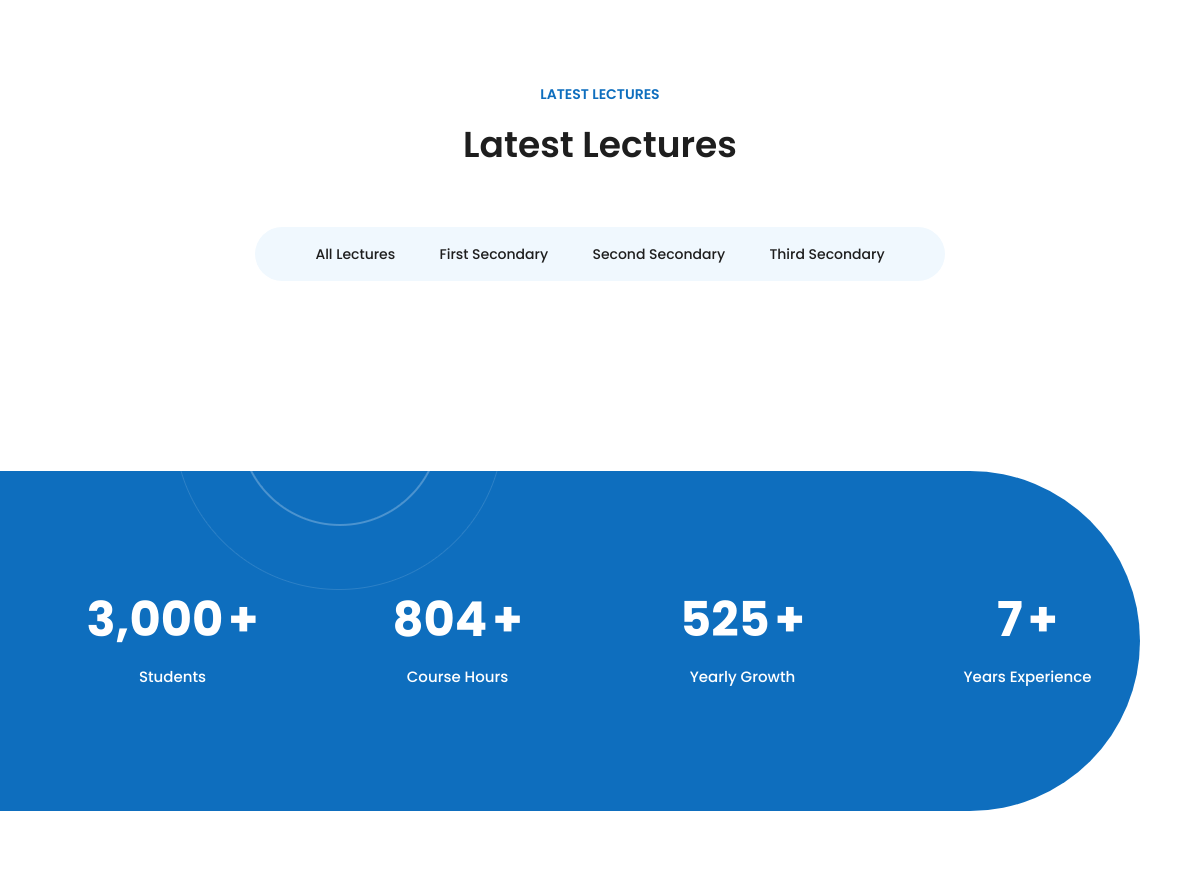
The app's page /en/ (middle part), older data.
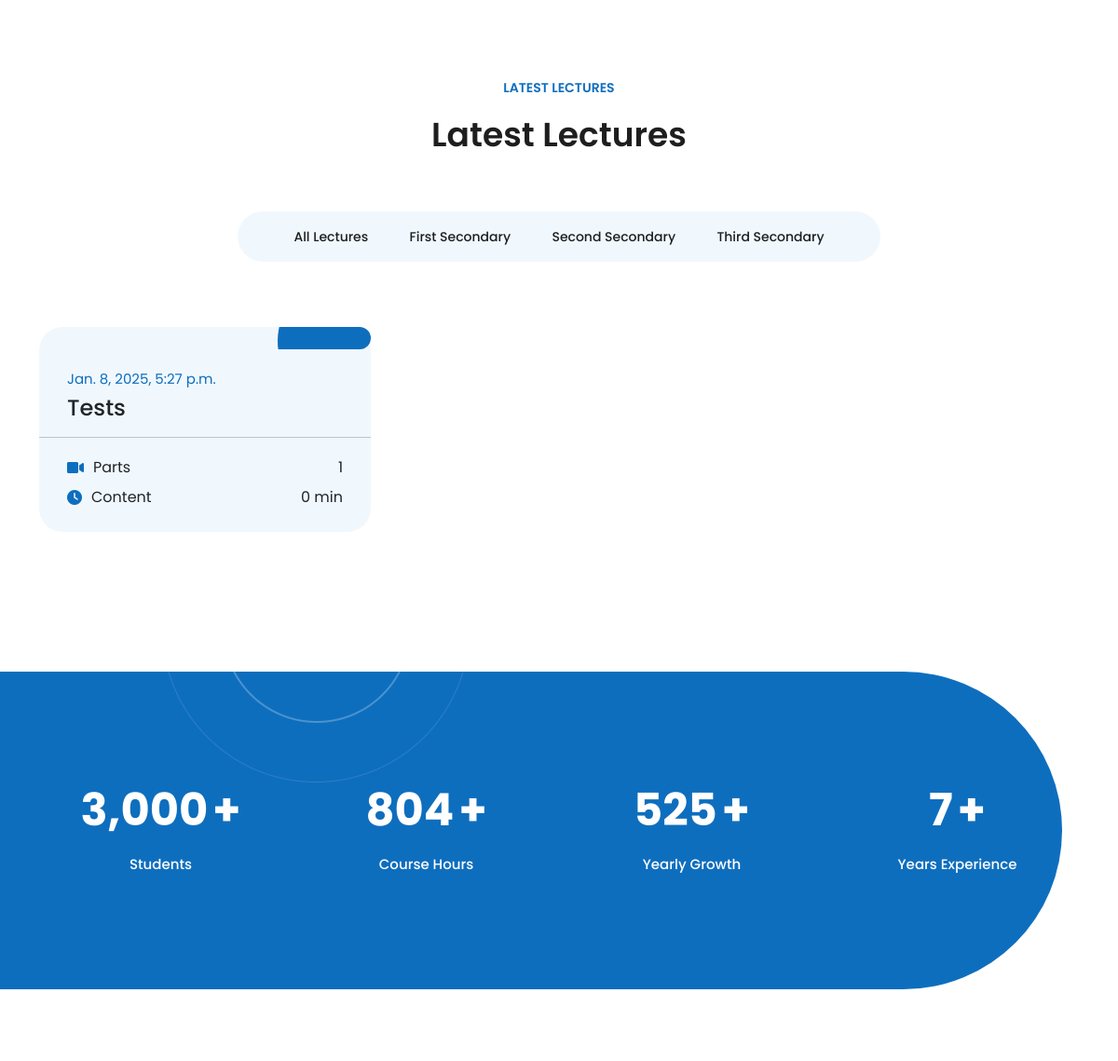
The same page, newer data.
### main/models.py (models this page shows, shortened)
class Lecture(models.Model):
    id = models.UUIDField(primary_key=True, default=uuid.uuid4)
    user = models.ForeignKey(User, on_delete=models.CASCADE , blank=True , null=True)
    user_name = models.CharField(max_length=100 , blank=True)
    title = models.CharField(blank=True , max_length=100)
    caption = models.TextField(blank=True)
    image = models.ImageField(upload_to='lecture_images' , default='blank-lecture.jpeg')
    price = models.IntegerField(default=0)
    code = models.CharField(blank=True , max_length=100 ,  null=True)
    visible = models.BooleanField(default=True)
    parts_number = models.IntegerField(default=0)
    no_of_buys = models.IntegerField(default=0)
    no_of_likes = models.IntegerField(default=0)
    no_of_comments = models.IntegerField(default=0)
    created_at = models.DateTimeField(default=datetime.now)
    teacher_name = models.CharField(max_length=100 ,blank=True , null=True)
    teacher_img = models.ImageField(upload_to='teacher_images' , blank=True , null=True)
    duration = models.IntegerField(default=0)
    class years(models.TextChoices):
        first = 'first',
        second = 'second',
        third = 'third',
    year = models.CharField(max_length=25, choices=years.choices, default=years.first)
    class types(models.TextChoices):
        normal = 'normal',
        chapter = 'chapter',
        group = 'group',
    type = models.CharField(max_length=25, choices=types.choices, default=types.normal,  blank=True)
    slug = models.SlugField(blank=True, null=True)
    class Meta:
        verbose_name = ("Lecture")
        verbose_name_plural = ("Lectures")

### main/views.py (the view)
# urls.py: path('', views.index, name='home'),
def index(request):
    if User.objects.filter(username=request.user.username).first():
        user_object = User.objects.get(username=request.user.username)
        user_profile = Profile.objects.get(user=user_object)
        notifications_count = Notification.objects.filter(user=request.user).count()
    else:
        user_profile = ''
        notifications_count = ''
    if ready == True:
        if PlatformSettings.objects.filter(instructor_user=instructor_user).first():
            platform_settings_object = PlatformSettings.objects.get(instructor_user=instructor_user)
        else:
            platform_settings_object = ''
        if platform_settings_object.leaderboard == True:
            students_profiles = Profile.objects.all()
            for x in students_profiles:
                student_true_answers_count = Answer.objects.filter(user=x.user , true=True).count()
                x.true_answers = student_true_answers_count
                x.save()
            students_profiles_ordered = students_profiles.order_by('-true_answers')
        else:
            students_profiles_ordered = ''
    else:
        platform_settings_object = ''
        students_profiles_ordered = ''
    if User.objects.filter(username=request.user.username).first():
        lectures = StudentLectureObject.objects.filter(user=request.user).order_by('-created_at')
    else:
        lectures = Lecture.objects.all().order_by('-created_at')
    return render(request, 'main/main.html', { 'lectures':lectures   , 'user_profile': user_profile ,  'notifications' : notifications_count , 'platform':platform_settings_object , 'students_profiles':students_profiles_ordered})

### templates/main/main.html (shortened to what the changed rows need)
{% load static %}
{% load i18n %}
{% get_current_language as LANGUAGE_CODE %}
<!DOCTYPE html>
<html lang="en">
<head>
  <link href="{% static 'main/vendor/bootstrap/css/bootstrap.min.css' %}" rel="stylesheet">
  <link rel="stylesheet" href="{% static 'main/assets/css/fontawesome.css' %}">
  <link rel="stylesheet" href="{% static 'main/assets/css/style.css' %}">
  <link rel="stylesheet" href="{% static 'main/assets/css/owl.css' %}">
  <link rel="stylesheet" href="{% static 'main/assets/css/animate.css' %}">
  <link rel="stylesheet" href="https://unpkg.com/swiper@7/swiper-bundle.min.css" />
  <link href="{% static 'aos/dist/aos.css' %}" rel="stylesheet">
</head>
<body>
  <section class="section courses" id="courses" data-aos="fade-up" data-aos-delay="600" data-aos-duration="1000">
    <div class="container">
      <div class="row">
        <div class="col-lg-12 text-center">
          <div class="section-heading">
            <h2>
              {% if LANGUAGE_CODE == 'ar' %}
              أحدث المحاضرات
              {% else %}
              Latest Lectures
              {% endif %}
            </h2>
          </div>
        </div>
      </div>
      <div class="row event_box">
        {% for x in lectures %}
        <div class="col-lg-4 col-md-6 align-self-center mb-30 event_outer col-md-6 {{x.year}}" data-aos="fade-up"
          data-aos-delay="500" data-aos-duration="700">
          <div class="events_item">
            <div class="thumb">
                <span class="price">
                  <h6><em>$</em>{{x.price}}</h6>
                </span>
            </div>
            <div class="down-content" style="padding-bottom: 0;">
              <span class="author">{{x.created_at}}</span>
              <br>
              {% if x.object == True %}
              <a href="{% url 'lecture' x.lecture_id %}" class="h4 font-weight-bold">{{x.title}}</a>
              {% else %}
              <a href="{% url 'lecture' x.id %}" class="h4 font-weight-bold">{{x.title}}</a>
              {% endif %}
            </div>
            <hr class="pr-color10-cl" style=" margin-bottom: 0;">
            <div class="down-content">
              <div class="parts" style="width: 100%; display: flex; justify-content: space-between;">
                <div class="parts-text" style="display: flex; flex-direction: row; align-items: center;">
                  <i class="fa-solid fa-video" style=" font-size: px; color: var(--pr-color10);"></i>
                  <div style="margin-left: 10px;">
                    {% if LANGUAGE_CODE == 'ar' %}
                    الأجزاء
                    {% else %}
                    Parts
                    {% endif %}
                  </div>
                </div>
                <div class="parts-info">
                  {{x.parts_number}}
                </div>
              </div>
              <div class="duration mt-2" style="width: 100%; display: flex; justify-content: space-between;">
                <div class="duration-text" style="display: flex; flex-direction: row; align-items: center;">
                  <i class="fa-solid fa-clock " style=" font-size: px; color: var(--pr-color10);"></i>
                  <div style="margin-left: 10px;">
                    {% if LANGUAGE_CODE == 'ar' %}
                    المحتوى
                    {% else %}
                    Content
                    {% endif %}
                  </div>
                </div>
                <div class="duration-info">
                  {{x.duration}} {% if LANGUAGE_CODE == 'ar' %}دقيقة{% else %}min{% endif %}
                </div>
              </div>
            </div>
          </div>
        </div>
        {% endfor %}
      </div>
    </div>
  </section>
  <div class="section fun-facts" data-aos="fade-right" data-aos-delay="400" data-aos-duration="800">
    <div class="container">
      <div class="row">
        <div class="col-lg-12">
          <div class="wrapper">
            <div class="row">
              <div class="col-lg-3 col-md-6">
                <div class="counter">
                  <h2 class="timer count-title count-number" data-to="3000" data-speed="1000"></h2>
                </div>
              </div>
              <div class="col-lg-3 col-md-6">
                <div class="counter">
                  <h2 class="timer count-title count-number" data-to="804" data-speed="1000"></h2>
                </div>
              </div>
              <div class="col-lg-3 col-md-6">
                <div class="counter">
                  <h2 class="timer count-title count-number" data-to="525" data-speed="1000"></h2>
                </div>
              </div>
              <div class="col-lg-3 col-md-6">
                <div class="counter end">
                  <h2 class="timer count-title count-number" data-to="7" data-speed="1000"></h2>
                </div>
              </div>
            </div>
          </div>
        </div>
      </div>
    </div>
  </div>
</body>
</html>

Row changes from the older to the newer data that the page shows:
added Lecture: created_at "Jan. 8, 2025, 5:27 p.m.", title "Tests", parts_number "1", duration "0"
